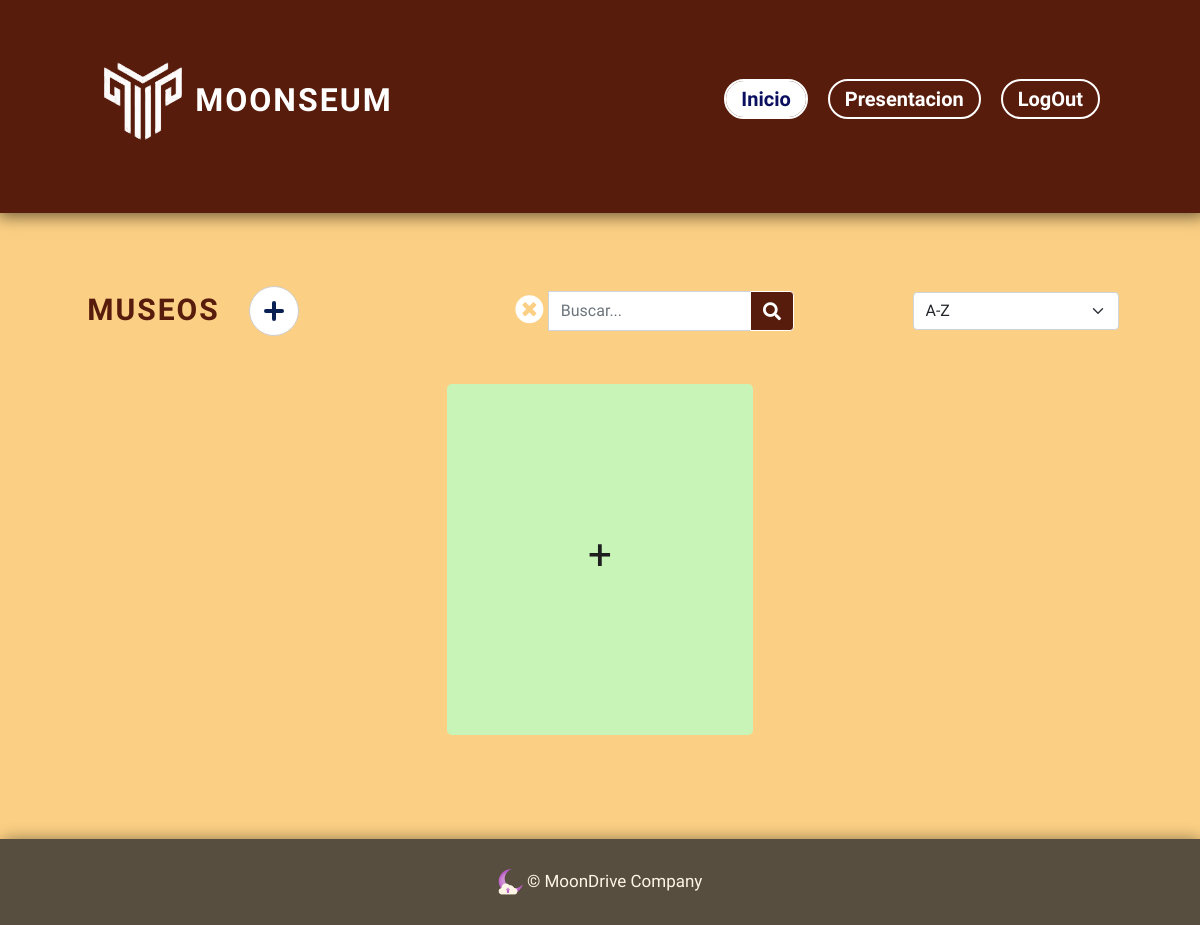
The page /Main/index.php?seachbar_input=Museo Nacional de Bellas Artes (signed in) on the database as committed earlier.
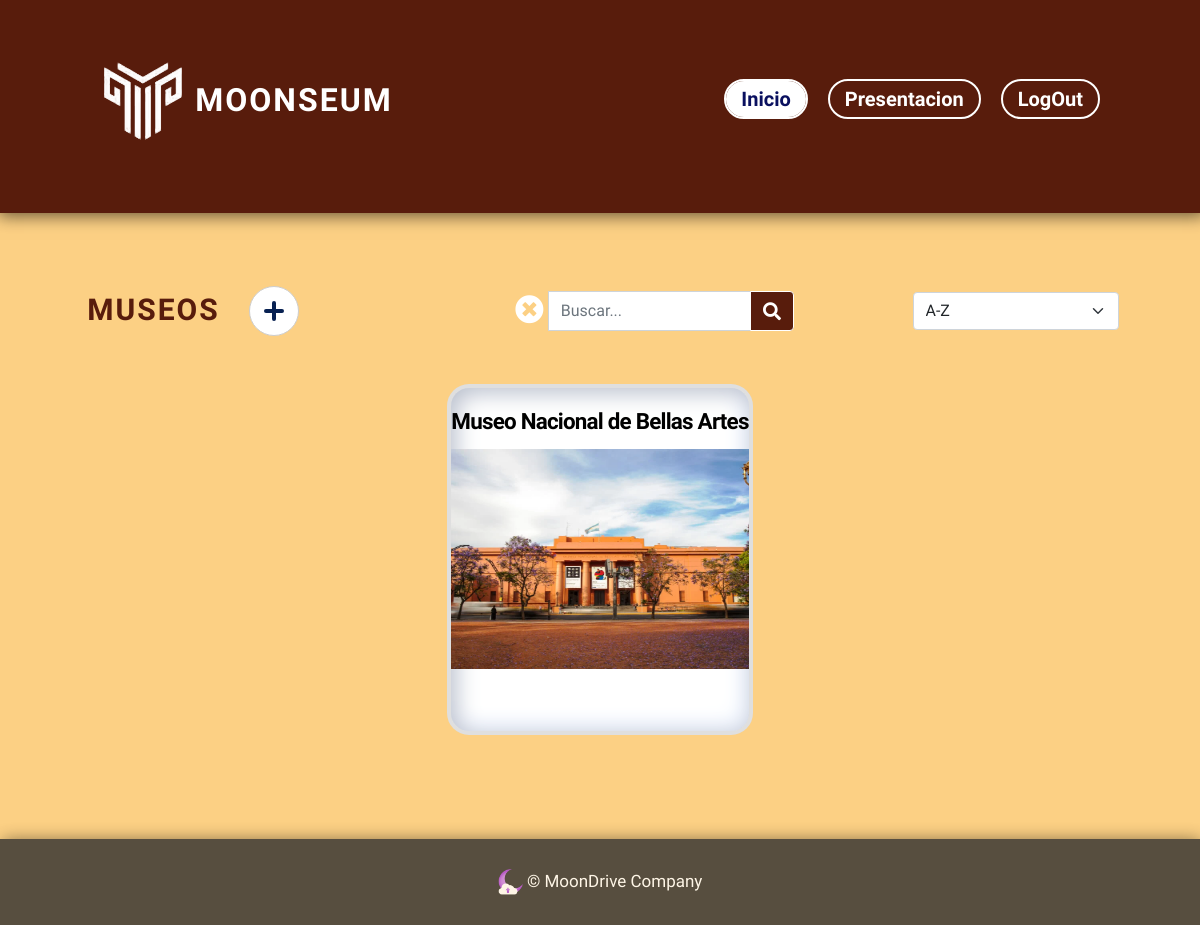
The same page on the database as committed later.
### tables this page shows
CREATE TABLE `museo` (
  `cod` int(11) NOT NULL,
  `nombre` varchar(60) NOT NULL,
  `descripcion` varchar(1200) NOT NULL,
  `imagen` varchar(600) NOT NULL,
  `ubicacion` varchar(600) NOT NULL
);

### Main/index.php (the view, shortened to what this page needs)
<!DOCTYPE html>
<html>
  <?php
    include 'conection.php';
  ?>
  <head>
   <link href="https://cdn.jsdelivr.net/npm/bootstrap@5.0.2/dist/css/bootstrap.min.css" rel="stylesheet">
    <link rel="stylesheet" href="https://cdnjs.cloudflare.com/ajax/libs/font-awesome/5.13.0/css/all.min.css">
  </head>
  <body>
        <header>
          <h2 class="logo">
            <a class="logoText" href="index.php">
              <img src="./img/museumLogo2.png" height = "115px">
              MOONSEUM
            </a>
          </h2>
          <nav>
                <ul>
                  <li>
                      <a class="header-btn active" href="index.php">Inicio</a>
                  </li>
                  <li>
                      <a class = "header-btn" href="secret.html">Presentacion</a>
                  </li>
                  <li>
                      <a class = "logOut" href="close.php">LogOut</a>
                  </li>
                </ul>
          </nav>
        </header>
        <br>
        <br>
        <br>
      <div class = "row justify-content-center">
        <div class = "col-5 row" style="align-items:center;">
          <h2 class="col-4 btn_title">Museos</h2>
            <a  class="col-1" href="form_new_museum.php">
              <button class="icon-btn add-btn">
              </button>
            </a>
        </div>
        <div class = "col-7 row search-part" style="align-items:center;">
            <div class="col-7" >
              <div class = "col-9">
                <form class="d-flex input-group" id="searchbar" method = "GET">
                  <?php
                    if(!empty($_GET['seachbar_input']))
                    {
                      echo'<a href="index.php" class="fas fa-times-circle" style = "position: relative; margin:5px;"></a>';
                    }
                  ?>
                  <input class="form-control" type="search" name = "seachbar_input" placeholder="Buscar..." aria-label="Search">
                  <button class="btn btn-primary" type="submit">
                    <i class="fas fa-search"></i>
                  </button>
                </form>
              </div>
            </div>
            <div class=" col-4" id="select" style="float: right;">
              <form action = ""  id="ordenador" method = "post">
                <select class="form-select" name = "select_ordenador" onchange= "selectOptionSort()" aria-label="Default select example">
                  <optgroup label="Ordenar por Nombre">
                    <option value="nombre ASC">A-Z</option>
                  </optgroup>
                </select>
              </form>
            </div>
          </div>
      </div>
      <br>
    <div class="items-container display-flex row justify-content-center">
      <?php
      if(!empty($_POST['select_ordenador']))
      {
        $seleccionador = $_POST['select_ordenador'];
      }
      else
      {
        $seleccionador = "cod";
      }
      if(!empty($_GET['seachbar_input']))
      {
        $searchbar = trim($_GET['seachbar_input']);
      }
      else
      {
        $searchbar = "";
      }
      $sql = "SELECT * FROM museo WHERE
      (nombre LIKE '%".$searchbar."%' OR cod LIKE '%".$searchbar."%' OR descripcion LIKE '%".$searchbar."%')
      ORDER BY ".$seleccionador."";
      $resultado = mysqli_query($con,$sql) or die(mysqli_error($con));
      if(mysqli_num_rows($resultado) == 0)
      {?>
        <a class="card-add col-3" href = "form_new_museum.php" >
          <div class="card__body">
            <span>+</span>
          </div>
        </a>
      <?php
      }
      while($fila = mysqli_fetch_array($resultado) ){
      ?>
          <a href="index_obras.php?museo=<?php print($fila["cod"])?>" class="card col-3">
              <strong class="card_title"><?php echo ' '.$fila["nombre"]; ?></strong>
              <div class="card__body">
                  <img <?php echo 'src="'.$fila['imagen'].'" alt="'.$fila['nombre'].'"'; ?> width="400px" height = "220px" >
              </div>
              <span class="info-container" >
              </span>
      </a>
      <?php
      }
      ?>
    </div>
    <footer>
      <a href="./secret.html" class = "easter_egg"><img src=".\img\logo_2.png" width = "2.2%" alt="MoonDrive_logo"></a>
      <span>© MoonDrive Company </span>
    </footer>
  </body>
</html>

### Main/css/index.css (style rules this page uses)
* { padding: 0; margin: 0; box-sizing: border-box; }
body { font-family: 'Raleway', sans-serif; }
body { min-height: 100vh; background-color: #fcd084; overflow-x: hidden; color: #581C0C; }
header { margin-top: 0px; position: flex; display: flex; background-color: #581C0C; color: rgb(107, 29, 29); top: 0; left: 0; width: 100%; height: 0%; padding: 45px 100px; justify-content: space-between; align-items: center; box-shadow: 2px -1px 16px 4px rgba(0, 0, 0, 0.59); -webkit-box-shadow: 2px -1px 16px 4px rgba(0, 0, 0, 0.59); -moz-box-shadow: 2px -1px 16px 4px rgba(0, 0, 0, 0.59); }
header ul { font-size: 2.5vh; color: white; display: flex; justify-content: center; align-items: center; }
header ul li { list-style: none; margin-left: 20px; }
.header-btn { text-decoration: none; padding: 6px 15px; color: #fff; cursor: pointer; transition: ease-out 0.5s; border-radius: 30px; box-shadow: inset 0 0 0 0 #fff; background: #581C0C; border: 2px solid #fff; font-weight: 900; }
.logoText { text-decoration: none; margin:0; font-family: 'Oswald', sans-serif; text-transform: uppercase; letter-spacing: 2px; }
.header-btn:hover, header ul li a.active { color: #0a105f; box-shadow: inset 0 -100px 0 0 #fff; border: 2px solid #fff; font-weight: 900; }
.logOut { text-decoration: none; padding: 6px 15px; color: #fff; cursor: pointer; transition: ease-out 0.5s; border-radius: 30px; box-shadow: inset 0 0 0 0 #4f1798; background: transparent; border: 2px solid #fff; font-weight: 900; }
.logo { color: #fff; font-weight: 900; text-decoration: none; font-size: 2em; text-transform: uppercase; letter-spacing: 2px; display: flex; }
.logo a { color: #fff; justify-content: center; align-items: center; }
.d-flex button { height: 40px; background-color: #581C0C; color: #fff; border-color: #fff; font-size: 18px; text-align: center; font-weight: 600; }
.btn_title { margin-top: 1.5%; margin-left: 13%; font-size: 30px; font-weight: bold; text-decoration: none; font-family: 'Oswald', sans-serif; text-transform: uppercase; letter-spacing: 2px; }
footer { background-color: #403e42; color: white; font-size: 17px; padding: 11px; text-align: center; position: fixed; left: 0; bottom: 0; width: 100%; text-align: center; opacity: 80%; }
.easter_egg { cursor: default; }
footer { width: 100%; margin: 0px; margin-top: 10vh; padding: 30px; background-color: rgb(46, 46, 46); position: relative; box-shadow: 2px 0px 16px -1px rgba(0,0,0,0.59); -webkit-box-shadow: 2px 0px 16px -1px rgba(0,0,0,0.59); -moz-box-shadow: 2px 0px 16px -1px rgba(0,0,0,0.59); }

Rows that differ between the two databases and show on the page:
added museo: nombre "Museo Nacional de Bellas Artes", imagen (picture)
